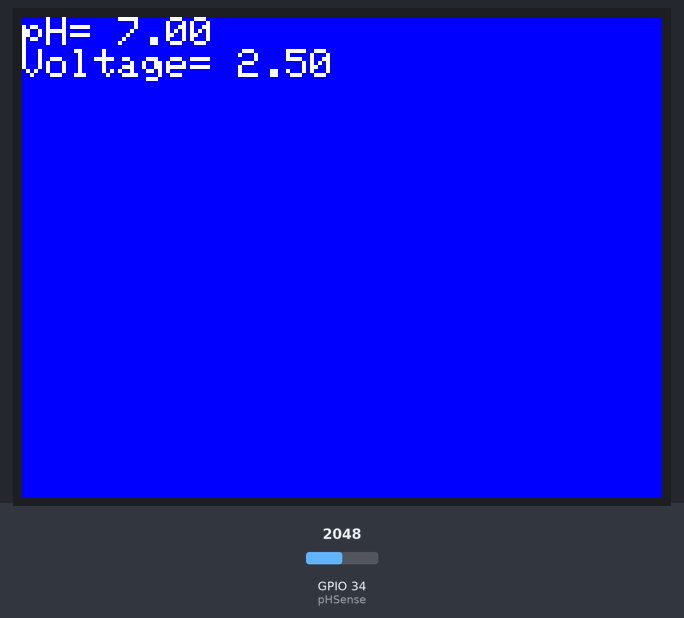
This sketch was run on a simulated ESP32. On the bench: 320×240 colour display. Inputs (shaded band) come from the test bench; at power-on: GPIO 34 (pHSense) = 2048. What the sketch prints to the serial monitor is not drawn.

Above: at 1.4 s.
1.5 s: GPIO 34 (pHSense) set to 2088
At 4.3 s:
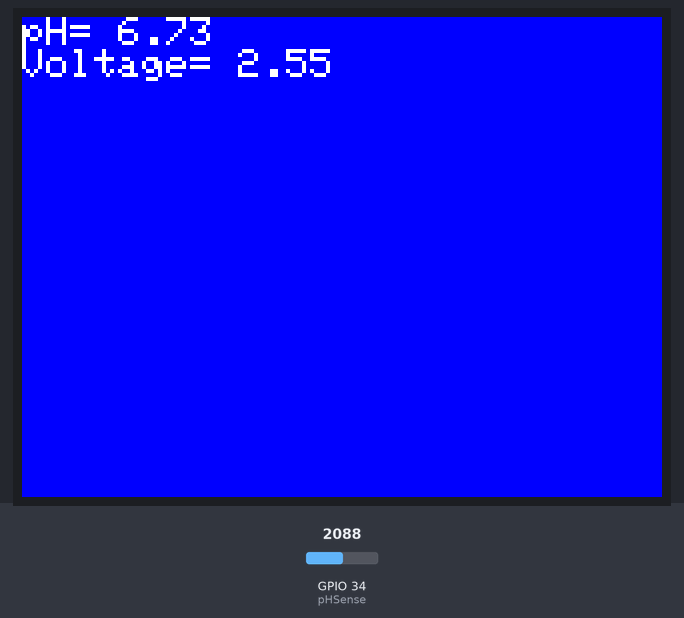
4.6 s: GPIO 34 (pHSense) set to 2866
At 7.4 s:
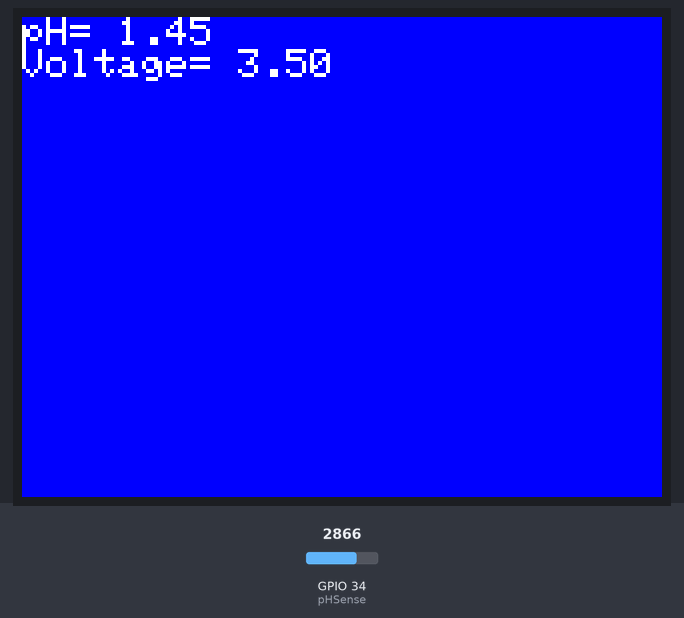
7.7 s: GPIO 34 (pHSense) set to 3603
At 10.2 s:
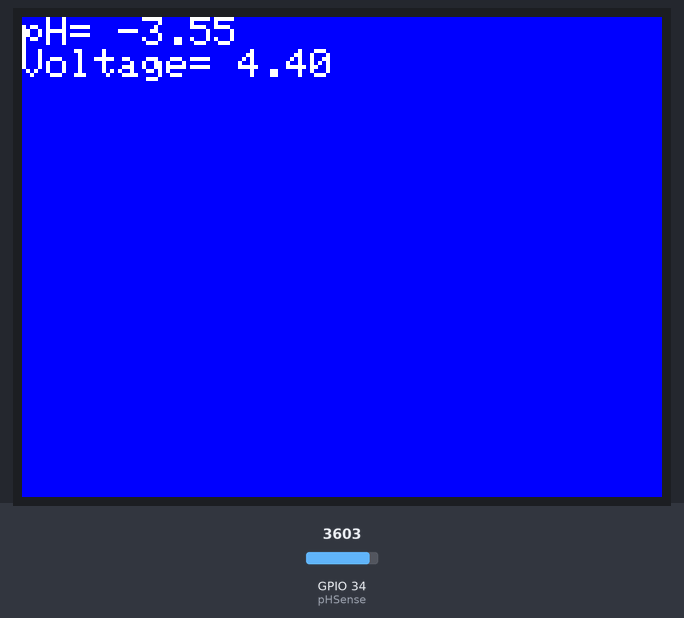
Timing chart, 0 to 11.7 s (numbered marks = the images above; inputs shaded):
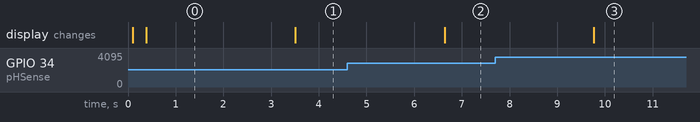

The sketch:

saya_sudah_muak.ino
```cpp
#include <Arduino.h>
#include <TFT_eSPI.h>

TFT_eSPI tft = TFT_eSPI();

int pHSense = 34;
int samples = 5;
float adc_resolution = 4095.0;

void setup() {
  Serial.begin(9600);
  delay(100);
  tft.begin();
  tft.setRotation(1);
  tft.setTextSize(2);
  Serial.println("CimpleO pH Sense");
}

float ph(float voltage) {
  return 7 + ((2.5 - voltage) / 0.18);
}

void loop() {
  int measurings = 0;
  for (int i = 0; i < samples; i++) {
    measurings += analogRead(pHSense);
    delay(10);
  }
  float voltage = 5 / adc_resolution * measurings / samples;

  tft.setCursor(0, 0);
  tft.fillScreen(ILI9341_BLUE);

  Serial.print("pH= ");
  Serial.println(ph(voltage));
  tft.print("pH= ");
  tft.println(ph(voltage));
  tft.print("Voltage= ");
  tft.println(voltage);

  delay(3000);
}
```

Measured:
- the behaviour switches between 2048 and 2049 on GPIO 34 (pHSense) (found by bisection; images 0 and 1)
- after the input at 1.5 s, the display: changes after 2.0 s (image 1)
- after the input at 4.6 s, the display: changes after 2.0 s (image 2)
- after the input at 7.7 s, the display: changes after 2.1 s (image 3)
